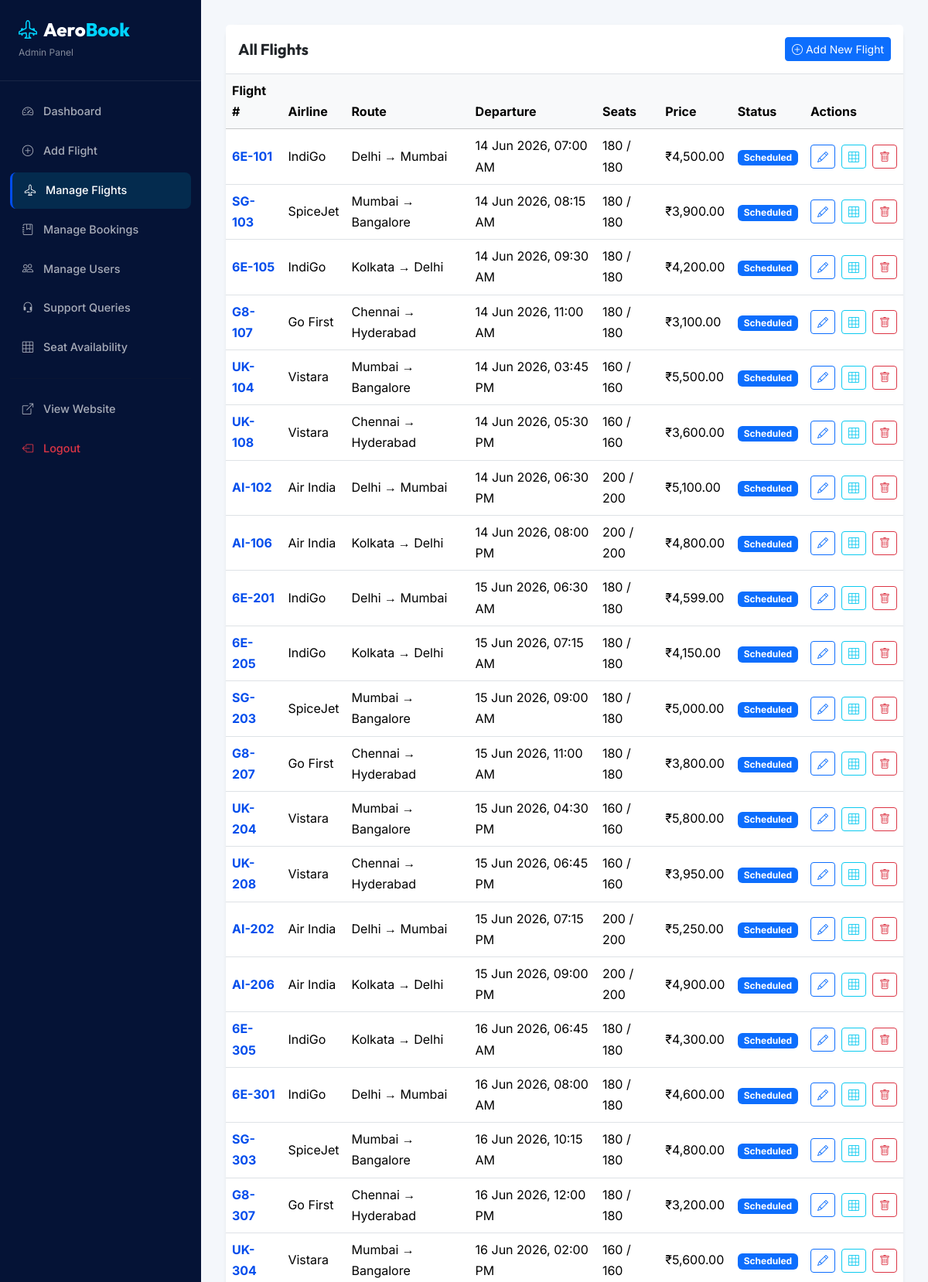
The page /admin/manage-flights.php (signed in, upper part) on the database its author committed.
### tables this page shows
CREATE TABLE IF NOT EXISTS flights (
    flight_id INT AUTO_INCREMENT PRIMARY KEY,
    airline_name VARCHAR(100) NOT NULL,
    flight_number VARCHAR(20) NOT NULL UNIQUE,
    source VARCHAR(100) NOT NULL,
    destination VARCHAR(100) NOT NULL,
    departure_time DATETIME NOT NULL,
    arrival_time DATETIME NOT NULL,
    total_seats INT NOT NULL DEFAULT 180,
    seats_available INT NOT NULL DEFAULT 180,
    price DECIMAL(10, 2) NOT NULL,
    status ENUM('Scheduled', 'Delayed', 'Cancelled', 'Completed') DEFAULT 'Scheduled',
    created_at TIMESTAMP DEFAULT CURRENT_TIMESTAMP
);

### admin/manage-flights.php (the view, shortened to what this page needs)
<?php
require_once __DIR__ . '/includes/admin-header.php';
$flights = mysqli_query($conn, "SELECT * FROM flights ORDER BY departure_time ASC");
?>
<div class="card border-0 shadow-sm rounded-4">
    <div class="card-header bg-white p-3 border-bottom d-flex justify-content-between align-items-center">
        <h5 class="mb-0 fw-bold">All Flights</h5>
        <a href="add-flight.php" class="btn btn-primary btn-sm"><i class="bi bi-plus-circle me-1"></i>Add New Flight</a>
    </div>
    <div class="card-body p-0">
        <div class="table-responsive">
            <table class="table table-hover align-middle mb-0">
                <thead class="table-light">
                    <tr>
                        <th>Flight #</th><th>Airline</th><th>Route</th><th>Departure</th><th>Seats</th><th>Price</th><th>Status</th><th>Actions</th>
                    </tr>
                </thead>
                <tbody>
                    <?php while($f = mysqli_fetch_assoc($flights)): ?>
                    <tr>
                        <td><span class="text-accent fw-bold"><?php echo $f['flight_number']; ?></span></td>
                        <td><?php echo htmlspecialchars($f['airline_name']); ?></td>
                        <td><?php echo htmlspecialchars($f['source'].' → '.$f['destination']); ?></td>
                        <td><?php echo formatDateTime($f['departure_time']); ?></td>
                        <td><?php echo $f['seats_available']; ?> / <?php echo $f['total_seats']; ?></td>
                        <td><?php echo formatPrice($f['price']); ?></td>
                        <td><?php echo statusBadge($f['status']); ?></td>
                        <td>
                            <div class="d-flex gap-2">
                                <a href="edit-flight.php?id=<?php echo $f['flight_id']; ?>" class="btn btn-sm btn-outline-primary" title="Edit Flight"><i class="bi bi-pencil"></i></a>
                                <a href="manage-seats.php?flight_id=<?php echo $f['flight_id']; ?>" class="btn btn-sm btn-outline-info" title="Manage Seats"><i class="bi bi-grid-3x3"></i></a>
                                <a href="?delete=<?php echo $f['flight_id']; ?>" class="btn btn-sm btn-outline-danger" onclick="return confirm('Are you sure? This will delete the flight permanentely.')" title="Delete"><i class="bi bi-trash"></i></a>
                            </div>
                        </td>
                    </tr>
                    <?php endwhile; ?>
                </tbody>
            </table>
        </div>
    </div>
</div>
<?php require_once __DIR__ . '/includes/admin-footer.php'; ?>

### includes/functions.php (shortened to what this page needs)
<?php
function formatPrice($price) {
    return '₹' . number_format($price, 2);
}
function formatDateTime($datetime) {
    return date('d M Y, h:i A', strtotime($datetime));
}
function statusBadge($status) {
    $classes = [
        'Confirmed' => 'bg-success',
        'Cancelled' => 'bg-danger',
        'Scheduled' => 'bg-primary',
        'Delayed'   => 'bg-warning text-dark',
        'Completed' => 'bg-secondary',
    ];
    $class = $classes[$status] ?? 'bg-secondary';
    return '<span class="badge ' . $class . '">' . $status . '</span>';
}
?>

### css/style.css (style rules this page uses)
:root { --primary: #051336; --primary-light: #0b1f4d; --accent: #024dec; --accent-hover: #033bb2; --accent-glow: rgba(2, 77, 236, 0.25); --surface: #f4f7fb; --surface-card: #ffffff; --text-primary: #051336; --text-secondary: #586985; --text-light: #94a3b8; --border: #e2e8f0; --success: #10b981; --danger: #ef4444; --warning: #f59e0b; --gradient-hero: linear-gradient(135deg, #d3e1ef 0%, #f4f7fb 100%); --gradient-accent: linear-gradient(135deg, #024dec, #033bb2); --gradient-card: linear-gradient(145deg, #ffffff 0%, #f8fafc 100%); --shadow-sm: 0 1px 3px rgba(0,0,0,0.06); --shadow-md: 0 6px 16px rgba(0,0,0,0.06); --shadow-lg: 0 12px 32px rgba(10, 22, 40, 0.08); --shadow-glow: 0 0 20px var(--accent-glow); --radius-sm: 8px; --radius-md: 12px; --radius-lg: 20px; --font-primary: 'Inter', sans-serif; --font-heading: 'Outfit', sans-serif; --transition: all 0.3s cubic-bezier(0.4, 0, 0.2, 1); }
*, *::before, *::after { box-sizing: border-box; }
body { font-family: var(--font-primary); color: var(--text-primary); background: var(--surface); line-height: 1.7; overflow-x: hidden; }
h1,h2,h3,h4,h5,h6 { font-family: var(--font-heading); font-weight: 700; }
a { text-decoration: none; transition: var(--transition); }
.text-accent { color: var(--accent) !important; }

### rows shown on the page
flights: flight_number "6E-101", airline_name "IndiGo", source+destination "Delhi → Mumbai", departure_time "14 Jun 2026, 07:00 AM", seats_available "180", total_seats "180", price "₹4,500.00", status "Scheduled"
flights: flight_number "SG-103", airline_name "SpiceJet", source+destination "Mumbai → Bangalore", departure_time "14 Jun 2026, 08:15 AM", seats_available "180", total_seats "180", price "₹3,900.00", status "Scheduled"
flights: flight_number "6E-105", airline_name "IndiGo", source+destination "Kolkata → Delhi", departure_time "14 Jun 2026, 09:30 AM", seats_available "180", total_seats "180", price "₹4,200.00", status "Scheduled"
flights: flight_number "G8-107", airline_name "Go First", source+destination "Chennai → Hyderabad", departure_time "14 Jun 2026, 11:00 AM", seats_available "180", total_seats "180", price "₹3,100.00", status "Scheduled"
flights: flight_number "UK-104", airline_name "Vistara", source+destination "Mumbai → Bangalore", departure_time "14 Jun 2026, 03:45 PM", seats_available "160", total_seats "160", price "₹5,500.00", status "Scheduled"
flights: flight_number "UK-108", airline_name "Vistara", source+destination "Chennai → Hyderabad", departure_time "14 Jun 2026, 05:30 PM", seats_available "160", total_seats "160", price "₹3,600.00", status "Scheduled"
flights: flight_number "AI-102", airline_name "Air India", source+destination "Delhi → Mumbai", departure_time "14 Jun 2026, 06:30 PM", seats_available "200", total_seats "200", price "₹5,100.00", status "Scheduled"
flights: flight_number "AI-106", airline_name "Air India", source+destination "Kolkata → Delhi", departure_time "14 Jun 2026, 08:00 PM", seats_available "200", total_seats "200", price "₹4,800.00", status "Scheduled"
flights: flight_number "6E-201", airline_name "IndiGo", source+destination "Delhi → Mumbai", departure_time "15 Jun 2026, 06:30 AM", seats_available "180", total_seats "180", price "₹4,599.00", status "Scheduled"
flights: flight_number "6E-205", airline_name "IndiGo", source+destination "Kolkata → Delhi", departure_time "15 Jun 2026, 07:15 AM", seats_available "180", total_seats "180", price "₹4,150.00", status "Scheduled"
flights: flight_number "SG-203", airline_name "SpiceJet", source+destination "Mumbai → Bangalore", departure_time "15 Jun 2026, 09:00 AM", seats_available "180", total_seats "180", price "₹5,000.00", status "Scheduled"
flights: flight_number "G8-207", airline_name "Go First", source+destination "Chennai → Hyderabad", departure_time "15 Jun 2026, 11:00 AM", seats_available "180", total_seats "180", price "₹3,800.00", status "Scheduled"
flights: flight_number "UK-204", airline_name "Vistara", source+destination "Mumbai → Bangalore", departure_time "15 Jun 2026, 04:30 PM", seats_available "160", total_seats "160", price "₹5,800.00", status "Scheduled"
flights: flight_number "UK-208", airline_name "Vistara", source+destination "Chennai → Hyderabad", departure_time "15 Jun 2026, 06:45 PM", seats_available "160", total_seats "160", price "₹3,950.00", status "Scheduled"
flights: flight_number "AI-202", airline_name "Air India", source+destination "Delhi → Mumbai", departure_time "15 Jun 2026, 07:15 PM", seats_available "200", total_seats "200", price "₹5,250.00", status "Scheduled"
flights: flight_number "AI-206", airline_name "Air India", source+destination "Kolkata → Delhi", departure_time "15 Jun 2026, 09:00 PM", seats_available "200", total_seats "200", price "₹4,900.00", status "Scheduled"
flights: flight_number "6E-305", airline_name "IndiGo", source+destination "Kolkata → Delhi", departure_time "16 Jun 2026, 06:45 AM", seats_available "180", total_seats "180", price "₹4,300.00", status "Scheduled"
flights: flight_number "6E-301", airline_name "IndiGo", source+destination "Delhi → Mumbai", departure_time "16 Jun 2026, 08:00 AM", seats_available "180", total_seats "180", price "₹4,600.00", status "Scheduled"
flights: flight_number "SG-303", airline_name "SpiceJet", source+destination "Mumbai → Bangalore", departure_time "16 Jun 2026, 10:15 AM", seats_available "180", total_seats "180", price "₹4,800.00", status "Scheduled"
flights: flight_number "G8-307", airline_name "Go First", source+destination "Chennai → Hyderabad", departure_time "16 Jun 2026, 12:00 PM", seats_available "180", total_seats "180", price "₹3,200.00", status "Scheduled"
flights: flight_number "UK-304", airline_name "Vistara", source+destination "Mumbai → Bangalore", departure_time "16 Jun 2026, 02:00 PM", seats_available "160", total_seats "160", price "₹5,600.00", status "Scheduled"
